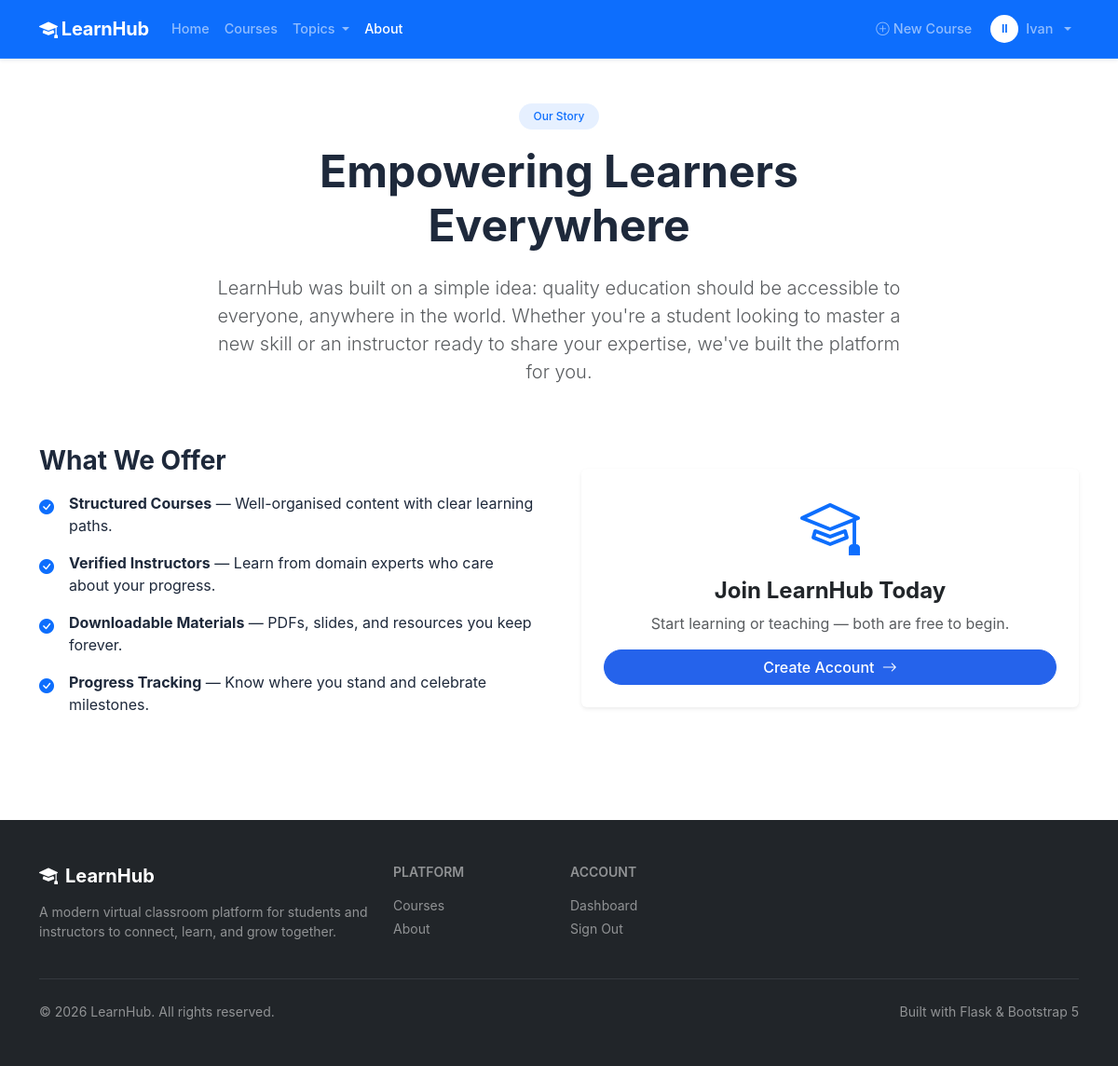
The page /about (signed in) on the database its author committed.
### app/models/user.py (models this page shows, shortened)
class User(UserMixin, db.Model):
    __tablename__ = "users"
    id = db.Column(db.Integer, primary_key=True)
    first_name = db.Column(db.String(64), nullable=False)
    last_name = db.Column(db.String(64), nullable=False)
    email = db.Column(db.String(120), unique=True, nullable=False, index=True)
    password_hash = db.Column(db.String(256), nullable=False)
    role = db.Column(db.String(20), nullable=False, default=ROLE_STUDENT)
    bio = db.Column(db.Text, nullable=True)
    avatar_url = db.Column(db.String(512), nullable=True)
    is_active = db.Column(db.Boolean, default=True, nullable=False)
    created_at = db.Column(db.DateTime, default=lambda: datetime.now(timezone.utc))
    last_login = db.Column(db.DateTime, nullable=True)
    enrollments = db.relationship(
        "Enrollment", back_populates="student", lazy="dynamic",
        foreign_keys="Enrollment.student_id"
    )
    courses_taught = db.relationship(
        "Course", back_populates="instructor", lazy="dynamic",
        foreign_keys="Course.instructor_id"
    )
    @property
    def is_admin(self) -> bool:
        return self.role == ROLE_ADMIN
    @property
    def is_instructor(self) -> bool:
        return self.role in (ROLE_INSTRUCTOR, ROLE_ADMIN)

### app/routes/main.py (the view)
@main_bp.route("/about")
def about():
    return render_template("main/about.html")

### app/models/user.py (called while the page is built)
@login_manager.user_loader
def load_user(user_id: str):
    return db.session.get(User, int(user_id))

### app/utils/template_helpers.py (called while the page is built)
def register_helpers(app):
    app.jinja_env.filters["timeago"] = timeago
    @app.context_processor
    def inject_globals():
        from app.models.course import Category
        return {
            "nav_categories": Category.query.order_by(Category.name).limit(6).all(),
            "current_year": datetime.utcnow().year,
        }

### app/templates/main/about.html (shortened to what this page needs)
{% extends "base.html" %}
{% block content %}
<div class="container py-5">
  <div class="row justify-content-center">
    <div class="col-lg-8 text-center mb-5">
      <span class="badge bg-primary bg-opacity-10 text-primary mb-3 px-3 py-2 rounded-pill">
        Our Story
      </span>
      <h1 class="display-5 fw-bold mb-4">Empowering Learners Everywhere</h1>
      <p class="lead text-muted">
        LearnHub was built on a simple idea: quality education should be accessible to everyone,
        anywhere in the world. Whether you're a student looking to master a new skill or an
        instructor ready to share your expertise, we've built the platform for you.
      </p>
    </div>
  </div>
  <div class="row g-5 align-items-center mb-5">
    <div class="col-md-6">
      <h3 class="fw-bold mb-3">What We Offer</h3>
      <ul class="list-unstyled">
        <li class="d-flex gap-3 mb-3">
          <i class="bi bi-check-circle-fill text-primary mt-1 flex-shrink-0"></i>
          <div>
            <strong>Structured Courses</strong> — Well-organised content with clear learning paths.
          </div>
        </li>
        <li class="d-flex gap-3 mb-3">
          <i class="bi bi-check-circle-fill text-primary mt-1 flex-shrink-0"></i>
          <div>
            <strong>Verified Instructors</strong> — Learn from domain experts who care about your progress.
          </div>
        </li>
        <li class="d-flex gap-3 mb-3">
          <i class="bi bi-check-circle-fill text-primary mt-1 flex-shrink-0"></i>
          <div>
            <strong>Downloadable Materials</strong> — PDFs, slides, and resources you keep forever.
          </div>
        </li>
        <li class="d-flex gap-3 mb-3">
          <i class="bi bi-check-circle-fill text-primary mt-1 flex-shrink-0"></i>
          <div>
            <strong>Progress Tracking</strong> — Know where you stand and celebrate milestones.
          </div>
        </li>
      </ul>
    </div>
    <div class="col-md-6">
      <div class="card border-0 shadow-sm p-4 text-center">
        <i class="bi bi-mortarboard display-3 text-primary mb-3"></i>
        <h4 class="fw-bold">Join LearnHub Today</h4>
        <p class="text-muted">Start learning or teaching — both are free to begin.</p>
        <a href="{{ url_for('auth.register') }}" class="btn btn-primary rounded-pill px-4">
          Create Account <i class="bi bi-arrow-right ms-1"></i>
        </a>
      </div>
    </div>
  </div>
</div>
{% endblock %}

### app/templates/base.html (shortened to what this page needs)
<!DOCTYPE html>
<html lang="en" data-bs-theme="light">
<head>
  <link rel="stylesheet"
        href="https://cdn.jsdelivr.net/npm/bootstrap@5.3.3/dist/css/bootstrap.min.css" />
  <link rel="stylesheet"
        href="https://cdn.jsdelivr.net/npm/bootstrap-icons@1.11.3/font/bootstrap-icons.min.css" />
  <link rel="stylesheet" href="{{ url_for('static', filename='css/main.css') }}" />
</head>
<body class="d-flex flex-column min-vh-100">
  <nav class="navbar navbar-expand-lg navbar-dark bg-primary sticky-top shadow-sm">
    <div class="container">
      <a class="navbar-brand fw-bold" href="{{ url_for('main.home') }}">
        <i class="bi bi-mortarboard-fill me-1"></i>LearnHub
      </a>
      <div class="collapse navbar-collapse" id="mainNav">
        <ul class="navbar-nav me-auto mb-2 mb-lg-0">
          <li class="nav-item">
            <a class="nav-link {% if request.endpoint == 'main.home' %}active{% endif %}"
               href="{{ url_for('main.home') }}">Home</a>
          </li>
          <li class="nav-item">
            <a class="nav-link {% if request.blueprint == 'courses' %}active{% endif %}"
               href="{{ url_for('courses.index') }}">Courses</a>
          </li>
          {% if nav_categories %}
          <li class="nav-item dropdown">
            <a class="nav-link dropdown-toggle" href="#" data-bs-toggle="dropdown">
              Topics
            </a>
          </li>
          {% endif %}
          <li class="nav-item">
            <a class="nav-link {% if request.endpoint == 'main.about' %}active{% endif %}"
               href="{{ url_for('main.about') }}">About</a>
          </li>
        </ul>
        <ul class="navbar-nav ms-auto align-items-lg-center gap-1">
          {% if current_user.is_authenticated %}
            {% if current_user.is_instructor %}
            <li class="nav-item">
              <a class="nav-link" href="{{ url_for('courses.create') }}">
                <i class="bi bi-plus-circle me-1"></i>New Course
              </a>
            </li>
            {% endif %}
            <li class="nav-item dropdown">
              <a class="nav-link dropdown-toggle d-flex align-items-center gap-2" href="#"
                 data-bs-toggle="dropdown">
                <span class="avatar-sm rounded-circle bg-white text-primary fw-bold">
                  {{ current_user.first_name[0] }}{{ current_user.last_name[0] }}
                </span>
                {{ current_user.first_name }}
              </a>
            </li>
          {% endif %}
        </ul>
      </div>
    </div>
  </nav>
  <main class="flex-grow-1">
    {% block content %}{% endblock %}
  </main>
  <footer class="bg-dark text-white mt-auto py-5">
    <div class="container">
      <div class="row g-4">
        <div class="col-lg-4">
          <h5 class="fw-bold mb-3">
            <i class="bi bi-mortarboard-fill me-2"></i>LearnHub
          </h5>
          <p class="text-white-50 small">
            A modern virtual classroom platform for students and instructors
            to connect, learn, and grow together.
          </p>
        </div>
        <div class="col-lg-2 col-6">
          <h6 class="text-white-50 text-uppercase small fw-semibold mb-3">Platform</h6>
          <ul class="list-unstyled small">
            <li class="mb-1"><a href="{{ url_for('courses.index') }}" class="text-white-50 text-decoration-none link-hover">Courses</a></li>
            <li class="mb-1"><a href="{{ url_for('main.about') }}" class="text-white-50 text-decoration-none link-hover">About</a></li>
          </ul>
        </div>
        <div class="col-lg-2 col-6">
          <h6 class="text-white-50 text-uppercase small fw-semibold mb-3">Account</h6>
          <ul class="list-unstyled small">
            {% if current_user.is_authenticated %}
            <li class="mb-1"><a href="{{ url_for('dashboard.index') }}" class="text-white-50 text-decoration-none link-hover">Dashboard</a></li>
            <li class="mb-1"><a href="{{ url_for('auth.logout') }}" class="text-white-50 text-decoration-none link-hover">Sign Out</a></li>
            {% else %}
            <li class="mb-1"><a href="{{ url_for('auth.login') }}" class="text-white-50 text-decoration-none link-hover">Sign In</a></li>
            <li class="mb-1"><a href="{{ url_for('auth.register') }}" class="text-white-50 text-decoration-none link-hover">Register</a></li>
            {% endif %}
          </ul>
        </div>
      </div>
      <hr class="border-secondary my-4" />
      <div class="d-flex flex-column flex-md-row justify-content-between align-items-center gap-2">
        <p class="text-white-50 small mb-0">&copy; {{ current_year }} LearnHub. All rights reserved.</p>
        <p class="text-white-50 small mb-0">Built with Flask &amp; Bootstrap 5</p>
      </div>
    </div>
  </footer>
</body>
</html>

### app/static/css/main.css (style rules this page uses)
:root { --lh-primary: #2563eb; --lh-primary-dark: #1d4ed8; --lh-success: #16a34a; --lh-warning: #d97706; --lh-surface: #f8fafc; --lh-border: #e2e8f0; --lh-text: #1e293b; --lh-text-muted: #64748b; --lh-radius: 0.75rem; --lh-radius-lg: 1rem; --lh-shadow: 0 1px 3px rgba(0,0,0,.08), 0 1px 2px rgba(0,0,0,.06); --lh-shadow-md: 0 4px 6px -1px rgba(0,0,0,.1), 0 2px 4px -1px rgba(0,0,0,.06); --lh-shadow-lg: 0 10px 15px -3px rgba(0,0,0,.1), 0 4px 6px -2px rgba(0,0,0,.05); --lh-transition: all .2s ease; }
body { font-family: 'Inter', system-ui, -apple-system, sans-serif; color: var(--lh-text); background-color: #fff; -webkit-font-smoothing: antialiased; }
.text-white-50 { color: rgba(255,255,255,.50) !important; }
.navbar { backdrop-filter: blur(6px); border-bottom: 1px solid rgba(255,255,255,.1); }
.navbar-brand { font-size: 1.25rem; letter-spacing: -.01em; }
.navbar .nav-link { font-weight: 500; font-size: .9rem; padding: .5rem .75rem; border-radius: .5rem; transition: background .15s; }
.avatar-sm { display: inline-flex; align-items: center; justify-content: center; width: 30px; height: 30px; font-size: .75rem; }
.btn { font-weight: 500; transition: var(--lh-transition); }
.btn-primary { background: var(--lh-primary); border-color: var(--lh-primary); }
.badge { font-weight: 500; }

### rows shown on the page
User: first_name "I", last_name "I", first_name "Ivan"
